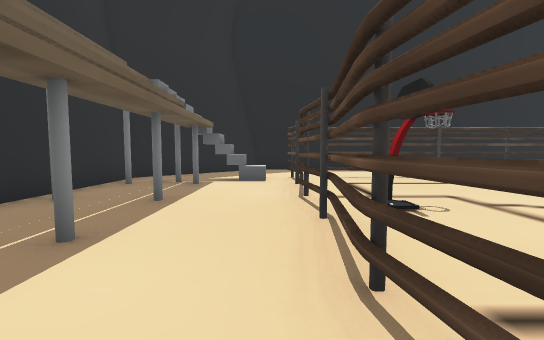
view 1 (above)

16 first-person views from a walk through a scene from a Unity 3-D project. The camera is 1.5 m above the floor, tilts 4° down and sees 90° across. The floor is counted in squares, 2 m on a side. Each view is taken from the middle of a square. On the plan, view 1 faces up. The plan holds only what a view shows up to about 10 squares ahead; the rest is blank. The player is left out.

view 2
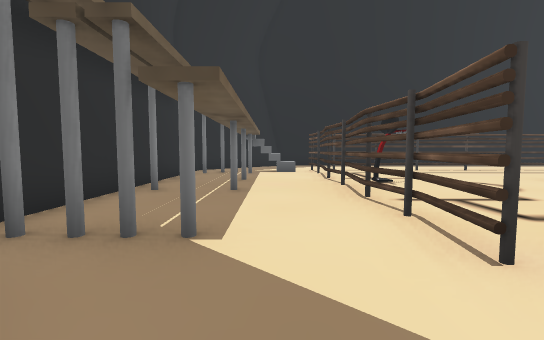

view 3
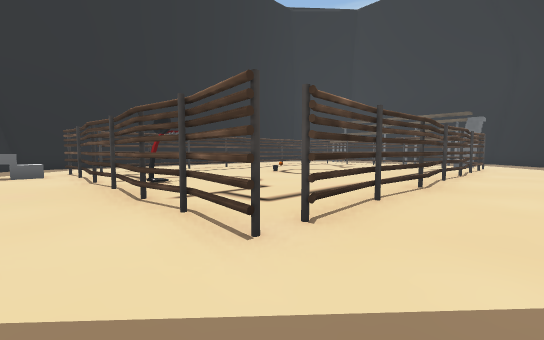

view 4
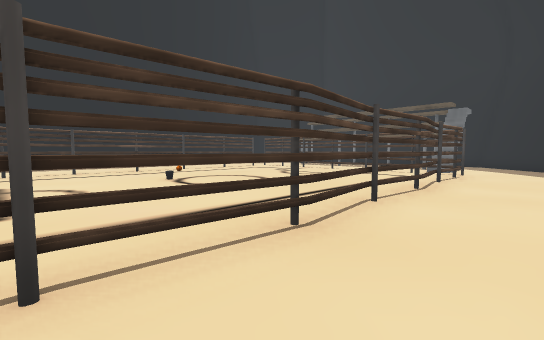

view 5
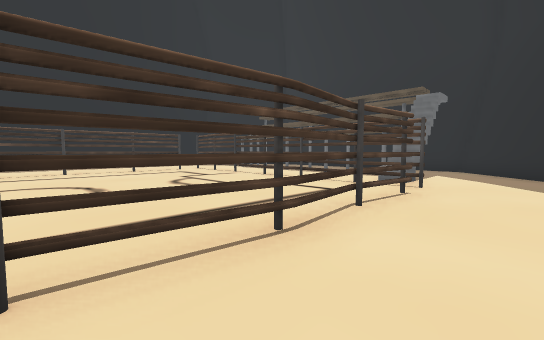

view 6
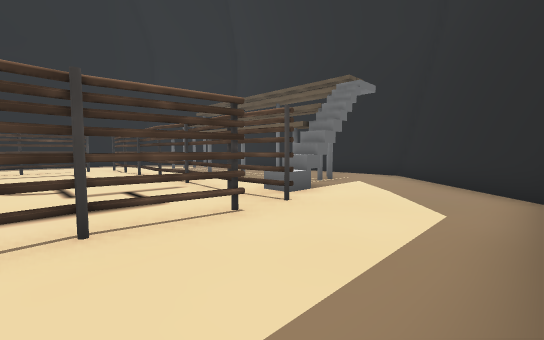

view 7
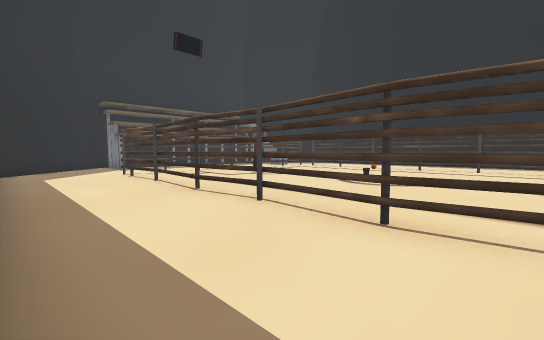

view 8
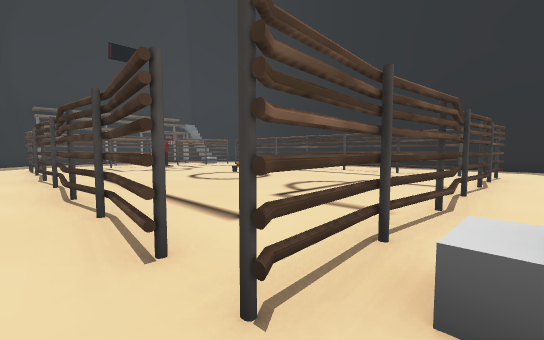

view 9
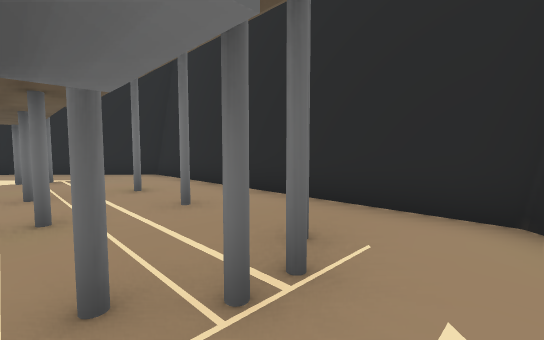

view 10
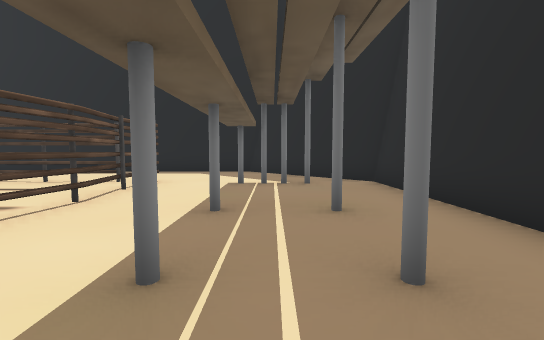

view 11
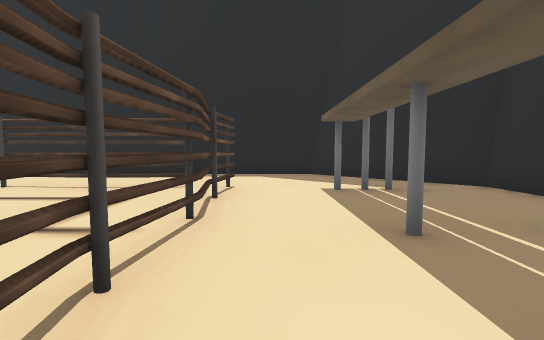

view 12
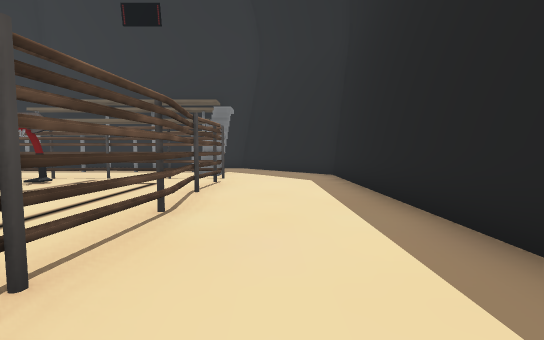

view 13
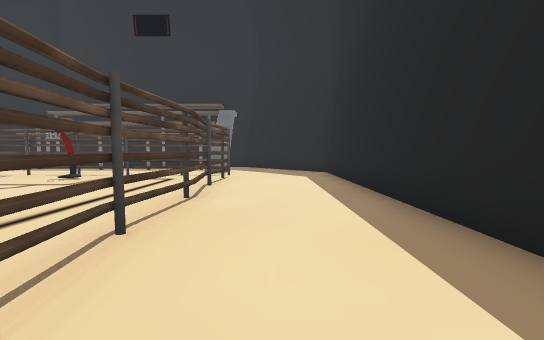

view 14
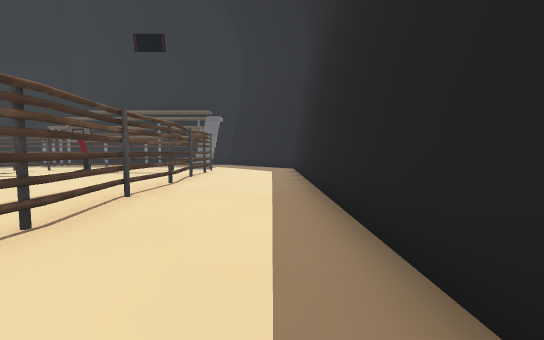

view 15
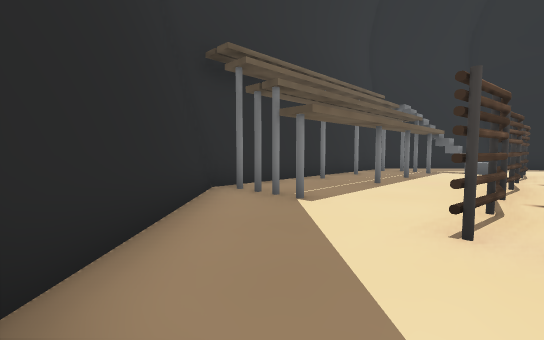

view 16
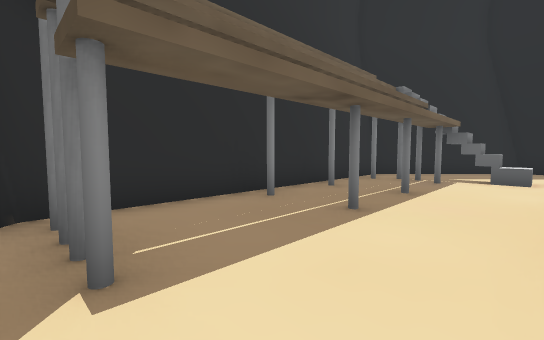

### Floor plan
Key: @ floor where view 1 was taken; # wall or solid block; x gap in a wall; . floor; / step, stairs or slope; ^ raised ledge; T thing the floor can be seen under or through; O other object.
Columns run from 4 left of view 1 to 19 right of it. Each row starts with its distance up from view 1.
 11   ###################
 10  ##.................###
  9 ##....................##
  8 #.....##TTTTTTT##......#
  7 ####^............T..x..#
  6 ###..T...........T.....#
  5 #....T...........T.....#
  4 #x...TO...O......T.....#
  3 #....TO..........T.....#
  2 #x...T...........T.....#
  1 #....T...........#.....#
  0 #...@T...........x^#x..#
 -1 ###..TTTTTTTTTTT.#..../#
 -2 ##.................../##
 -3  ##................./##
 -4   ##////////////////##

Positions as (right, up) in squares from view 1, and headings:
1: (0, 0), facing up
2: (-1, -3), facing up
3: (-1, -3), facing up-right
4: (3, -3), facing up-right
5: (7, -3), facing up-right
6: (10, -4), facing up-right
7: (10, -4), facing up-left
8: (14, -2), facing up-left
9: (15, -1), facing up-right
10: (16, 1), facing up
11: (14, 2), facing up
12: (8, 9), facing left
13: (9, 9), facing left
14: (11, 10), facing left
15: (1, -4), facing up-left
16: (0, -1), facing up-left
